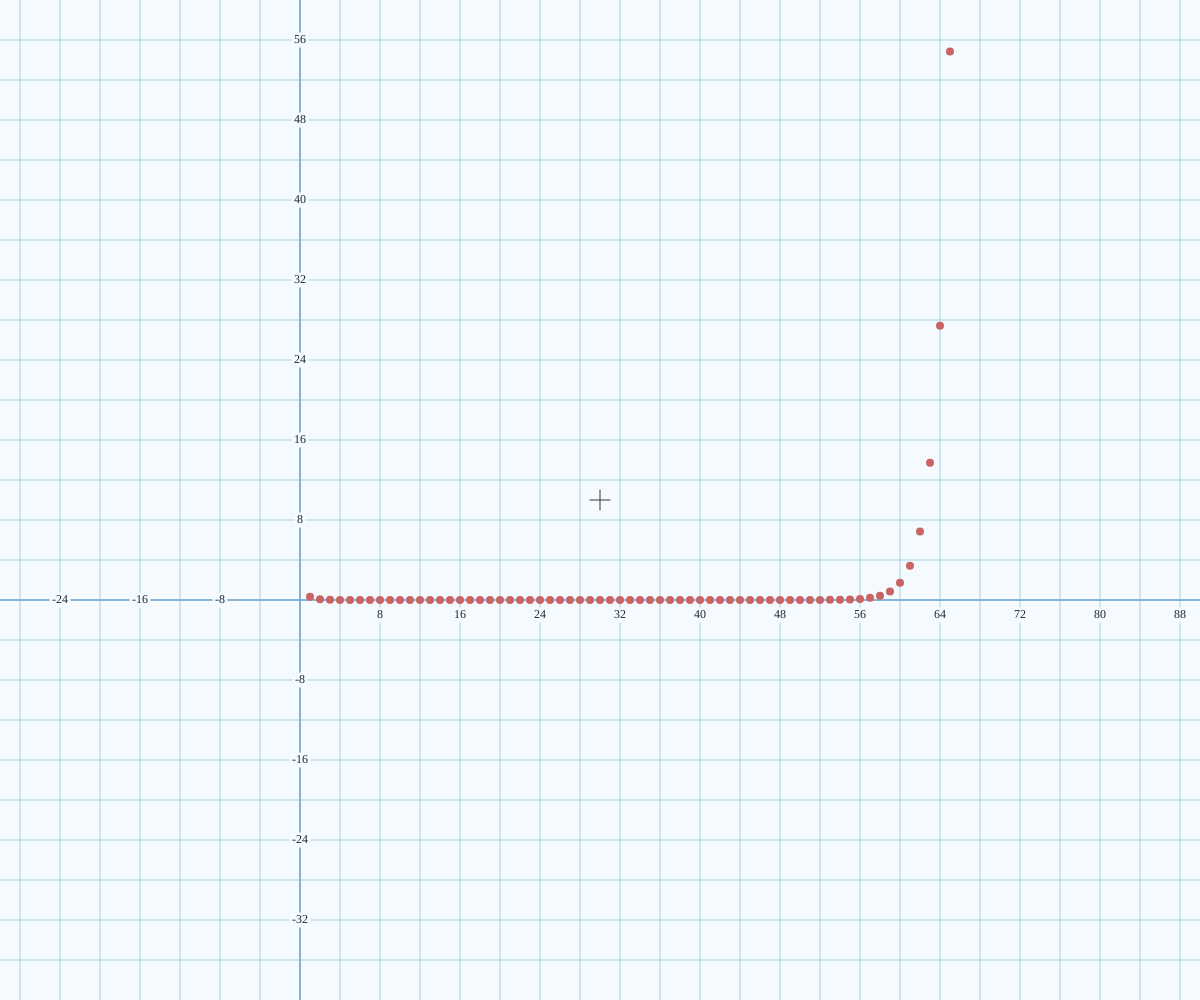
Frame 1 (no input)
Frame 60 (no input): identical to frame 1, image omitted
Frame 120 (the mouse pressed at the canvas centre since frame 60): identical to frame 1, image omitted

The p5.js sketch that drew this single still picture (run headless with seeded random() and noise() and a simulated clock; from frame 60 on, the mouse is pressed at the canvas centre):

// p5.js sketch
// ── sketch.js

/* ZOOM into mouse coor:

1,2,3 Covered in RealRelS()

1- Take away rel mouse coor from every rel coor,
2- Scale with these new rel coors,
3- Add rel mouse coor back to every rel coor,

4- TODO: Keep record of the (change in coor) for (each coor) due to this effect
5- TODO: Add (coor specific value stored) to (calculation in RealRelS) for that coor

*/

function draw() {
  if (mouseX!==pmouseX || mouseY!==pmouseY || mouseIsPressed || isScrolling){
		drawINIT();
  }/*
 else {
	  if (!poppedExtra){
	  	popExtra();
	  }
  }
*/
}

function drawINIT(){
	setSizeVars();
	background(245,250,255);
	defineBorders();
  drawAxis();
  drawGuideLines();
  drawPoints();
  drawFuncs();
  selectFuncs();
  stroke(50);
  strokeWeight(1);
  linePix([W/2-10,H/2],[W/2+10,H/2]);
  linePix([W/2,H/2-10],[W/2,H/2+10]);
  isScrolling = false;
//   poppedExtra = false;
}
function popExtra(){
	var fPix;
	for (var f=0; f<F.length; f+=1){
		for (var side=0; side<2; side+=1){
			for (var i=0; i<F[f][side].length; i+=1){
				fPix = RealPixS(F[f][side][i][0],OxDrag,W);
				if (F[f][side].length>2){
					if (fPix<0 || fPix>W){
						lastX[f][side] = F[f][side][i][0];
						F[f][side].splice(i,1);
					}
				}
			}
		}
	}
	poppedExtra = true;
}
function removeEl(array, element) {
/*
    const index = array.indexOf(element);
    if (index !== -1) {
        return array.splice(index, 1);
    }
    return array;
*/
	for (var i=0; i<array.length; i+=1){
		if (element[0]===array[i][0] && element[1]===array[i][1]){
			return array.splice(i,1);
		}
	}
}
function precise(x,n) {
	if (!n){
		n = 4;
	}
  return float(Number.parseFloat(x).toPrecision(n));
}

function RealRelS(Coor,Drag,Dimension){
	var output = (s*(Drag+Coor)*unitPix*2)/(Dimension);
	/*
var relMouse;
	if (isScrolling){
		if (Dimension === W){
			relMouse = PixRelS(mouseX,W);
		} else {
			relMouse = PixRelS(mouseY,H);
		}
		output -= relMouse;
		output *= ScaleBy;
		output += relMouse;
	}
*/
	return output
}
function RelPixS(Coor,Dimension){
	if (Dimension === W){
		return (Dimension/2)+((Coor)*Dimension);
	} else {
		return (Dimension/2)+((Coor)*-Dimension);
	}
}
function RealPixS(Coor,Drag,Dimension){
	return RelPixS(RealRelS(Coor,Drag,Dimension),Dimension);
}

function RealRel(Coor){
	return [RealRelS(Coor[0],OxDrag,W),RealRelS(Coor[1],OyDrag,H)];
}
function RelPix(Coor){
	return [RelPixS(Coor[0],W),RelPixS(Coor[1],H)];
}
function RealPix(Coor){
	return RelPix(RealRel(Coor));
}

function PixRelS(Coor,Dimension){
	return (Coor/Dimension)-(1/2);
}
function RelRealS(Coor,Drag,Dimension){
	return ((Dimension*Coor)/(2*s*unitPix))-Drag;
}
function PixRealS(Coor,Drag,Dimension){
	return RelRealS(PixRelS(Coor,Dimension),Drag,Dimension);
}

function PixRel(Coor){
	return [PixRelS(Coor[0],W),PixRelS(Coor[1],H)];
}
function RelReal(Coor){
	return [RelRealS(Coor[0],OxDrag,W),RelRealS(Coor[1],OyDrag,H)];
}
function PixReal(Coor){
	return RelReal(PixRel(Coor));
}

function initFuncs(){
	F = [];
	for (var n=0; n<FuncList.length; n+=1){
		F.push([]);
		F[n].push([[0,FuncList[n](0)]]);
		F[n].push([[0,FuncList[n](0)]]);
		lastX.push([0,0]);
	}
}
function plotFuncs(){
	
	/*
for (var n=0; n<FuncList.length; n+=1){
		for (var x=xVals[n][0]-(PlotAccuracy/s); x>PixRealX0; x-=(PlotAccuracy/s)){
			if (F[n][0].slice(-1)[0] === x){
				break;
			} else {
				var value = FuncList[n](x);
				if (value<PixRealYH && value>PixRealY0){
					F[n][0].push([x,value]);
				} else {
					break;
				}
			}
			lastX[n][0]=x;
		}
		for (var x=xVals[n][1]+(PlotAccuracy/s); x<PixRealXW; x+=(PlotAccuracy/s)){
			if (F[n][1].slice(-1)[0] === x){
				break;
			} else {
				var value = FuncList[n](x);
				if (value<PixRealYH && value>PixRealY0){
					F[n][1].push([x,value]);
				} else {
					break;
				}
			}
			lastX[n][1]=x;
		}
	}
*/

	for (var n=0; n<FuncList.length; n+=1){
		for (var x=-PlotAccuracy/s; x>=PixRealX0; x-=(PlotAccuracy/(2*s))){
			var y = FuncList[n](x);
			if (y<PixRealYH && y>PixRealY0){
				F[n][0].push([x,y]);
			} else {
				F[n][0].push(false);
			}
// 			lastX[n][0]=x;
		}
// 		F[n][0].reverse();
	}
	for (var n=0; n<FuncList.length; n+=1){
		for (var x=PlotAccuracy/s; x<=PixRealXW; x+=(PlotAccuracy/(2*s))){
			var y = FuncList[n](x);
			if (y<PixRealYH && y>PixRealY0){
				F[n][1].push([x,y]);
			} else {
				F[n][1].push(false);
			}
// 			lastX[n][0]=x;
		}
	}
// 	print(F);
	
}
function selectFuncs(){
// 	print(graphClicked);
	var preciseTo = round(1/(20*realD));
	if (mouseIsPressed && dragging===false){
		for (var n=0; n<FuncList.length; n+=1){
			var X = precise(FuncList[n](PixRealS(mouseX,OxDrag,W)),preciseTo);
			var Y = precise(PixRealS(H-mouseY,OyDrag,H),preciseTo);
			
			if (X > Y-pow(2,-preciseTo) && X<Y+pow(2,-preciseTo)){
				graphClicked = FuncList[n];
			}
		}
	}
	if (graphClicked){
		strokeWeight(8);
		stroke(50);
		var realX = PixRealS(mouseX,OxDrag,W);
		var realY = graphClicked(realX);
		point(mouseX,RealPixS(realY,OyDrag,H));
		fill(50);
		noStroke();
		text("("+str(precise(realX))+", "+str(precise(realY))+")", mouseX, precise(RealPixS(realY,OyDrag,H))-15);
	}
}

function pointReal(Coor){
	var P = RealPix(Coor);
	point(P[0],P[1]);
}
function pointPix(Coor){
	point(Coor[0],Coor[1]);
}
function lineReal(Coor1,Coor2){
	if (Coor1 && Coor2){
		var P1 = RealPix(Coor1);
		var P2 = RealPix(Coor2);
		line(P1[0],P1[1],P2[0],P2[1]);
	}
}
function linePix(Coor1,Coor2){
	line(Coor1[0],Coor1[1],Coor2[0],Coor2[1]);
}

function drawAxis(){
	stroke(100, 120, 200);
	strokeWeight(1);
	O = RealPix([0,0]);
	linePix([O[0],0],[O[0],H]);
	linePix([0,O[1]],[W,O[1]]);
}
function drawLabels(Coor,denom,fraction,X,Y,dimension){
	if (round(denom*Coor)){
		var TXT = "";
		if (fraction || denom===1){
			TXT = str(round(Coor));
		} else {
			if (Number.isInteger(round(denom*Coor)/denom)){
				TXT = str(round(Coor));
			} else {
				TXT = str(round(denom*Coor))+"/"+str(denom);
			}
		}
		
		if (O[0]<20 && dimension===H){
			fill(30,40,50);
			text(TXT,20,Y);
		} else if (O[0]>W-20 && dimension===H){
			fill(30,40,50);
			text(TXT,W-20,Y);
		}  else if (O[1]<20 && dimension===W){
			fill(30,40,50);
			text(TXT,X,20);
		}  else if (O[1]>H-20 && dimension===W){
			fill(30,40,50);
			text(TXT,X,H-20);
		} else {
			fill(245,250,255);
			rect(X,Y,textWidth(TXT)+5,15);
			fill(30,40,50);
			text(TXT,X,Y);
		}
	}
	
}

function setSizeVars(){
	while (d<50){
		d*=2;
	} 
	while (d>100){
		d/=2;
	}
	realD = PixRealS(O[0]+d,OxDrag,W)-PixRealS(O[0],OxDrag,W);
}

function drawGuideLines(){
	textAlign(CENTER,CENTER);
	stroke(90, 171, 199);
	strokeWeight(1/2);
	var denom = realD;
	if (denom>=1){
		fraction=true;
		denom = round(denom);
	} else {
		fraction=false;
		denom = round(1/denom);
	}
	for (var X=O[0]; X<W; X+=d/2){
		linePix([X,0],[X,H]);
	}
	for (var X=O[0]; X>0;X-=d/2){
		linePix([X,0],[X,H]);
	}
	for (var Y=O[1]; Y<H;Y+=d/2){
		linePix([0,Y],[W,Y]);
	}
	for (var Y=O[1]; Y>0;Y-=d/2){
		linePix([0,Y],[W,Y]);
	}
	noStroke();
	for (var X=O[0]; X<W; X+=d){
		drawLabels(PixRealS(X,OxDrag,W),denom,fraction,X,O[1]+15,W);
	}
	for (var X=O[0]; X>0;X-=d){
		drawLabels(PixRealS(X,OxDrag,W),denom,fraction,X,O[1],W);
	}
	for (var Y=O[1]; Y<H;Y+=d){
		drawLabels(PixRealS(H-Y,OyDrag,H),denom,fraction,O[0],Y,H);
	}
	for (var Y=O[1]; Y>0;Y-=d){
		drawLabels(PixRealS(H-Y,OyDrag,H),denom,fraction,O[0],Y,H);
	}
}
function drawPoints(){
	createPoints();
	strokeWeight(8);
	stroke(200,100,100);
	cursor("default")
	for (var p=0; p<P.length; p+=1){
		pointReal(P[p]);
		if (dist(mouseX,mouseY,RealPixS(P[p][0],OxDrag,W),RealPixS(P[p][1],OyDrag,H))<6){
			cursor("pointer");
		}
	}
	for (var pC=0; pC<pointsClicked.length; pC+=1){
		strokeWeight(8);
		stroke(50);
		pointReal(pointsClicked[pC]);
		fill(50);
		noStroke();
		text("("+str(pointsClicked[pC][0])+", "+str(pointsClicked[pC][1])+")", RealPixS(pointsClicked[pC][0],OxDrag,W), RealPixS(pointsClicked[pC][1],OyDrag,H)-15);
	}
}
function drawFuncs(){
	for (var n=0; n<F.length; n+=1){
		if (FuncList[n]===graphClicked){
			strokeWeight(2);
		} else {
			strokeWeight(1);
		}
		if (ColourFunc.length>n){
			stroke(ColourFunc[n]);
		} else {
			stroke(50,50,50);
		}
		for (var f=1; f<F[n][0].length; f+=1){
			lineReal(F[n][0][f-1],F[n][0][f]);
		}
		for (var f=1; f<F[n][1].length; f+=1){
			lineReal(F[n][1][f-1],F[n][1][f]);
		}
	}
}

function keyPressed(){
	if (keyCode===80){
		print(lastX[0][0]);
	}
}
function windowResized(){
  resizeCanvas(windowWidth, windowHeight);
  W = windowWidth;
  H = windowHeight;
  drawINIT();
}
function mouseDragged(){
	if (!graphClicked){
		dragging = true;
		OxDrag += (mouseX-pmouseX)/(unitPix*s*2);
		OyDrag -= (mouseY-pmouseY)/(unitPix*s*2);
		initFuncs();
		plotFuncs();
	}
}
function mouseWheel(event){
/* 	print(lastX); */
	ScaleBy = pow(sConst,event.delta/10)
 	s*=ScaleBy;
 	isScrolling = true;
 	d = unitPix*s/2;
 	initFuncs();
 	plotFuncs();
/*
 	Mouse = PixRel([mouseX,mouseY]);
 	sXDiff -= ScaleBy*(Mouse[0]);
 	sYDiff -= ScaleBy*(Mouse[1]);
 	print(sXDiff);
*/
//  print(F);
}
function mouseClicked(){
	for (p=0; p<P.length; p+=1){
		if (dist(mouseX,mouseY,RealPixS(P[p][0],OxDrag,W),RealPixS(P[p][1],OyDrag,H))<6){
			var inPc = false;
			var theP = [precise(P[p][0]), precise(P[p][1])];
			for (var pC=0; pC<pointsClicked.length; pC+=1){
				if (theP[0] === precise(pointsClicked[pC][0]) && theP[1] === precise(pointsClicked[pC][1])){
					inPc = true;
					break;
				}
			}
			if (inPc){
				removeEl(pointsClicked,theP);
			} else {
				pointsClicked.push(theP);
			}
			print("");
			break;
		}
	}
// 	print(pointsClicked);
	drawINIT();
}
function mouseReleased(){
	if (graphClicked){
		graphClicked=false;
	}
	dragging = false;
}

// ── graphs.js

// FUNCTIONS: LINES, CURVES
var FuncList = [];

function graph(polynomial,x){
	var expression = 0;
	var number = false;
	var store = [];
	var num = 0;
	var neg = false;
	var xTerm = false;
	var startNum = "F";
	var lastNum = "F";
	var numList = [1,0];
	function numberEnd(){
		if (number===true){
				if (store.length === 1 && store[0]==="-"){
					num = -1;
				} else {
					if (store[0]==="-"){
						store.splice(0,1);
						neg = true;
					}
					for (var k=0; k<store.length; k+=1){
						num += store[k]*Math.pow(10,k);
					}
					if (neg){
						num = -num;
					}
				}
				if (startNum===0 && !xTerm){
					numList[0] = num;
				}
				if (lastNum===polynomial[i].length-1 && xTerm){
					numList[1] = num;
				}
			}
			store = [];
			num = 0;
			number = false;
			neg = false;
			startNum = "F";
			lastNum = "F";
	}

	for (var i=0; i<polynomial.length; i+=1){
		xTerm = false;
		numList = [1,0];
		for (var j=0; j<polynomial[i].length; j+=1){
			
			if (parseInt(polynomial[i][j]) || polynomial[i][j]==="-"){
// 				print(j);
				if (startNum === "F"){
					startNum = j;
				}
				lastNum = j;
				number = true;
				if (parseInt(polynomial[i][j])) { store.push(parseInt(polynomial[i][j])); }
				else {store.push("-");}
			} else {
				numberEnd();
			}
			if (polynomial[i].length-1 === j){
				numberEnd();
			}
			if (polynomial[i][j]==="x"){
				xTerm = true;
			}
		}
		if (numList[1]===0 && xTerm){
			numList[1] = 1;
		}
		if (numList[1]===0 && !xTerm){
			numList[1] = 0;
		}
/*
		print("Coefficient",numList[0]);
		print("x",x)
		print("Exponent",numList[1]);
		print("Expression",numList[0],"*",x,"^",numList[1],"=",numList[0]*Math.pow(x,numList[1]));
		
*/expression += (numList[0])*Math.pow(x,numList[1]);
	}
	return expression;
// 	return expression;
}


// POINTS: SERIES, INDIVIDUAL POINTS

var IndiPoints = [];
var P = [];
var localRealD;

function createLocalRealD(){
	localRealD = realD;
	if (localRealD<1){
		localRealD=1/round(1/localRealD);
	} else {
		localRealD = round(localRealD);
	}
}

function GP(a,r,S,qScale){
	
	// CANNOT HAVE BOTH SUM FEATURE AND QUALITY SCALE ON AT THE SAME TIME.
	// SUM OVERIDES, SO IF CHOSEN, STANDARD QUALITY IS AUTOMATICALLY SELECTED.
	// IF NEITHER CHOSEN, STANDARD QUALITY IS AGAIN SELECTED.
	
	if (qScale && !S){
		for (var X=0; X<2*PixRealXW/localRealD; X+=1){
			if (a>PixRealY0 && a<PixRealYH) {
				P.push([X*localRealD/2,a]);
			}
			a*=pow(r,localRealD/2);
		}
	} else {
		if (S){
			var s=a;
		}
		for (var X=0; X<PixRealXW; X+=1){
			if (!S && a>PixRealY0 && a<PixRealYH) {
				P.push([X,a]);
			} else if (S && s>PixRealY0 && s<PixRealYH) {
				P.push([X,s]);
			}
			a*=r;
			if (S){
				s += a;
			}
		}
	}
}
function AP(a,d,S,qScale){
	if (qScale && !S){
		for (var X=0; X<2*PixRealXW/localRealD; X+=1){
			if (a>PixRealY0 && a<PixRealYH){
				P.push([X*localRealD/2,a]);
			}
			a+=d*localRealD/2;
		}
	} else {
		if (S){
			var s=a;
		}
		for (var X=0; X<PixRealXW; X+=1){
			if (!S && a>PixRealY0 && a<PixRealYH) {
				P.push([X,a]);
			} else if (S && s>PixRealY0 && s<PixRealYH) {
				P.push([X,s]);
			}
			a+=d;
			if (S){
				s += a;
			}
		}
	}
}


function recursiveSequenceQuestion3(){
	var x = [1/3,1/12];
	P.push([1,x[0]]);
	P.push([2,x[1]]);
	for (var i=2; i<=100; i+=1){
		x.push(9/4*x[i-1] - 1/2*x[i-2]);
		P.push([i+1,x[x.length-1]]);
	}
}


function createPoints(){
	P = [];
	recursiveSequenceQuestion3();
	P.concat(IndiPoints);
}
// ── setup.js

/* ZOOM into mouse coor:

1,2,3 Covered in RealRelS()

1- Take away rel mouse coor from every rel coor,
2- Scale with these new rel coors,
3- Add rel mouse coor back to every rel coor,

4- TODO: Keep record of the (change in coor) for (each coor) due to this effect
5- TODO: Add (coor specific value stored) to (calculation in RealRelS) for that coor

*/

var W; // windowWidth
var H; // windowHeight
var OxDrag;
var OyDrag;
var O;
var s;
var sConst;
var unitPix;
var F;
var lastX;
var PlotAccuracy;
var isScrolling;
var ScaleBy;
var poppedExtra;
var PixRealX0;
var PixRealXW;
var PixRealY0;
var PixRealYH;
var d;
var realD;
var pointsClicked;
var graphClicked;
var dragging;
var ColourFunc;

var primEqu;

function setup() {
		
	W = windowWidth;
	H = windowHeight;	
	textFont("Avenir Next");
	rectMode(CENTER);
	
	O = [W/2,H/2];
	s = 0.5;
	sConst = 1.01;
	unitPix = 10;
	F = [];
	lastX = [];
	PlotAccuracy = 10
	if (!PlotAccuracy|| isNaN(PlotAccuracy)){
		PlotAccuracy = 10;
		alert("INPUT INVALID.\nPlot Accuracy has defaulted to 10.");
	}
	PlotAccuracy = 1/PlotAccuracy;
	isScrolling = false;  
	poppedExtra = false;
	defineBorders();
	d = unitPix*s/2;
	OxDrag = -30;
	OyDrag = -10;
	pointsClicked = [];
	graphClicked;
	dragging = false;
	
	ColourFunc = [color(232, 73, 48),color(55, 153, 26),color(55, 143, 173),color(255, 204, 0),color(184, 75, 198),color(252, 151, 0)];

	
  createCanvas(W, H);	
  initFuncs();
  plotFuncs(lastX);
  drawINIT();
}

function defineBorders(){
	PixRealX0 = PixRealS(0,OxDrag,W);
	PixRealXW = PixRealS(W,OxDrag,W);
	PixRealY0 = PixRealS(0,OyDrag,H);
	PixRealYH = PixRealS(H,OyDrag,H);
}
